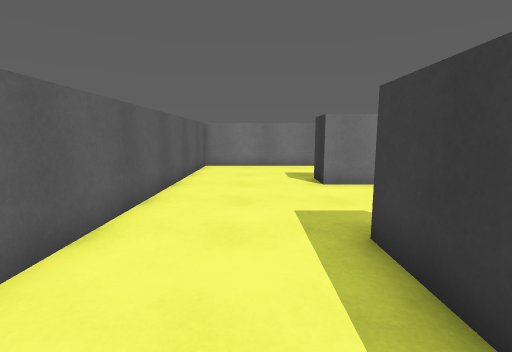
view 1 (above)

12 first-person views from a walk through a scene from a Unity 3-D project. The camera is 1.3 m above the floor, tilts 8° down and sees 85° across. The floor is counted in squares, 1 m on a side. Each view is taken from the middle of a square. On the plan, view 1 faces up. The plan holds only what a view shows up to about 13 squares ahead; the rest is blank. The place goes on beyond the plan.

view 2
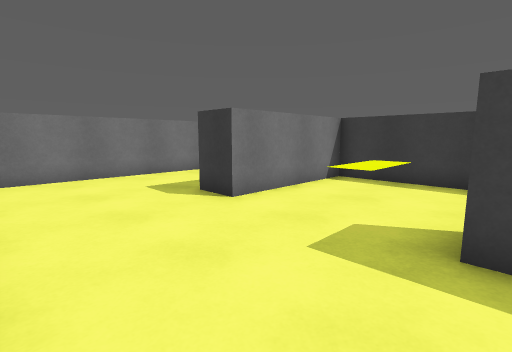

view 3
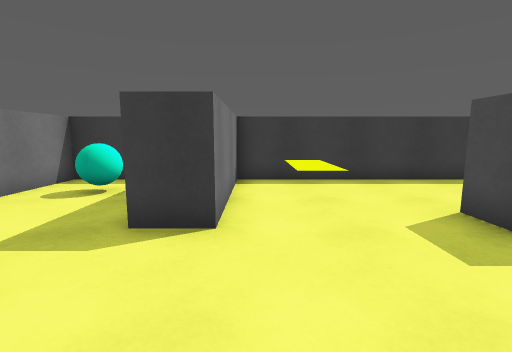

view 4
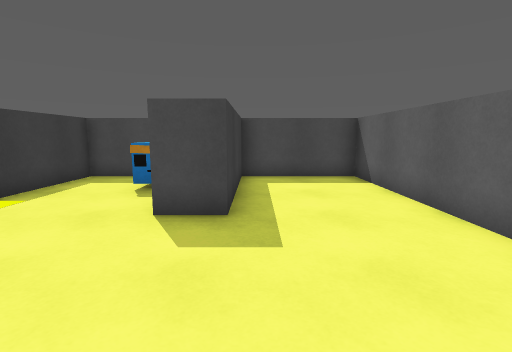

view 5
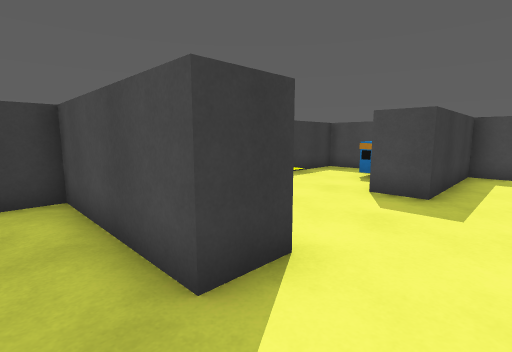

view 6
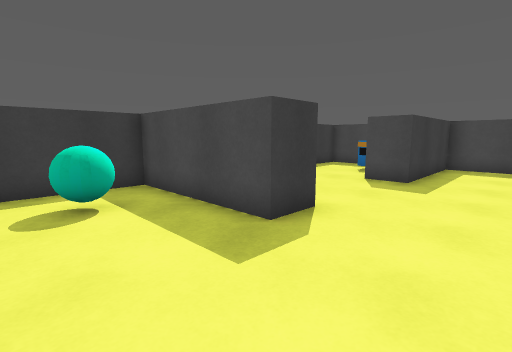

view 7
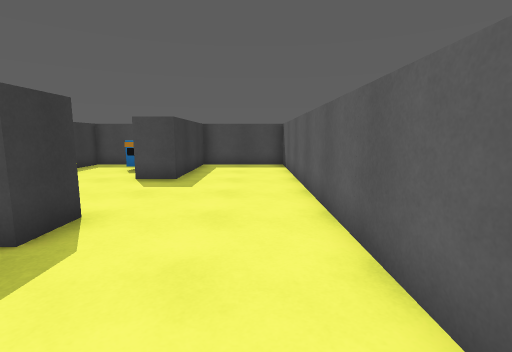

view 8
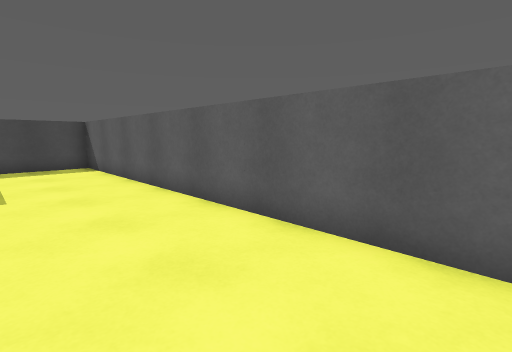

view 9
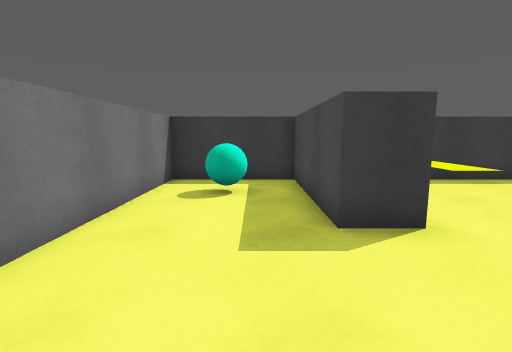

view 10
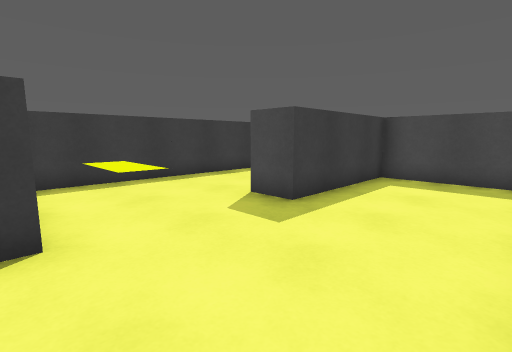

view 11
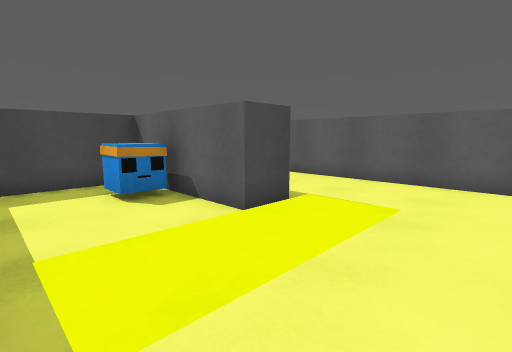

view 12
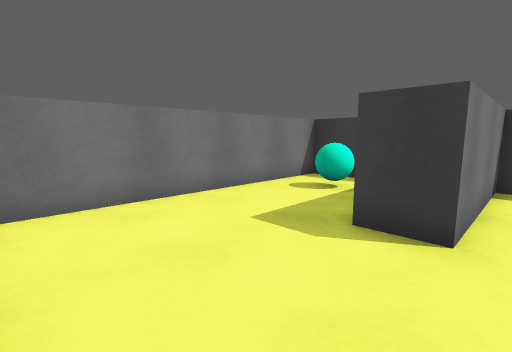

### Floor plan
Points are (right, up) in squares from view 1. A wall is a line through its corners. A room is listed if a view was taken in it or the views show most of it. See-through windows are left out.
Room 1 (views 1, 2, 3, 4, 5, 6, 7, 8, 9, 10, 11, 12)
walls: (2.7, -1.2) (6.5, -1.2) (6.5, 7.6) (1.8, 7.6) (1.8, 8.8) (6.5, 8.8) (6.5, 12.6) (-2.3, 12.6) (-2.3, -1.2) (1.5, -1.2) (1.5, 3.4) (2.7, 3.4) (2.7, 1.5)
objects: other object (3, 0) to (4, 1); ball (5, 11)

Positions as (right, up) in squares from view 1, and headings:
1: (0, 0), facing up
2: (-2, 3), facing up-right
3: (-2, 7), facing right
4: (1, 8), facing down
5: (0, 10), facing down-right
6: (-1, 12), facing down-right
7: (-1, 12), facing down
8: (1, 12), facing down-left
9: (-2, 10), facing right
10: (-2, 8), facing down-right
11: (6, 7), facing down-left
12: (-2, 7), facing up-right
